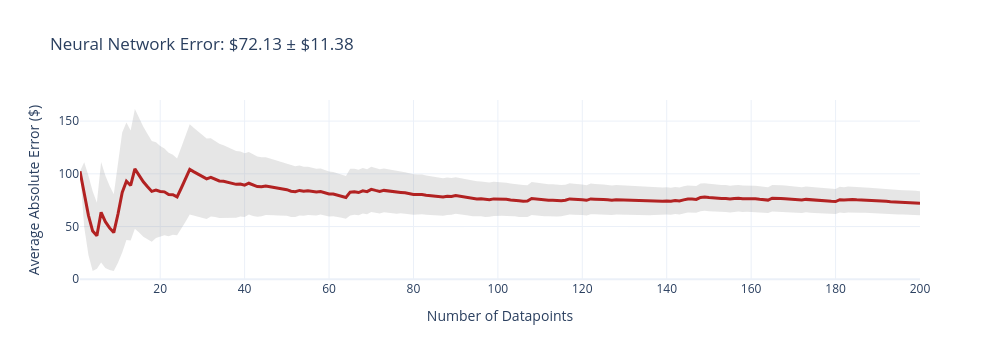
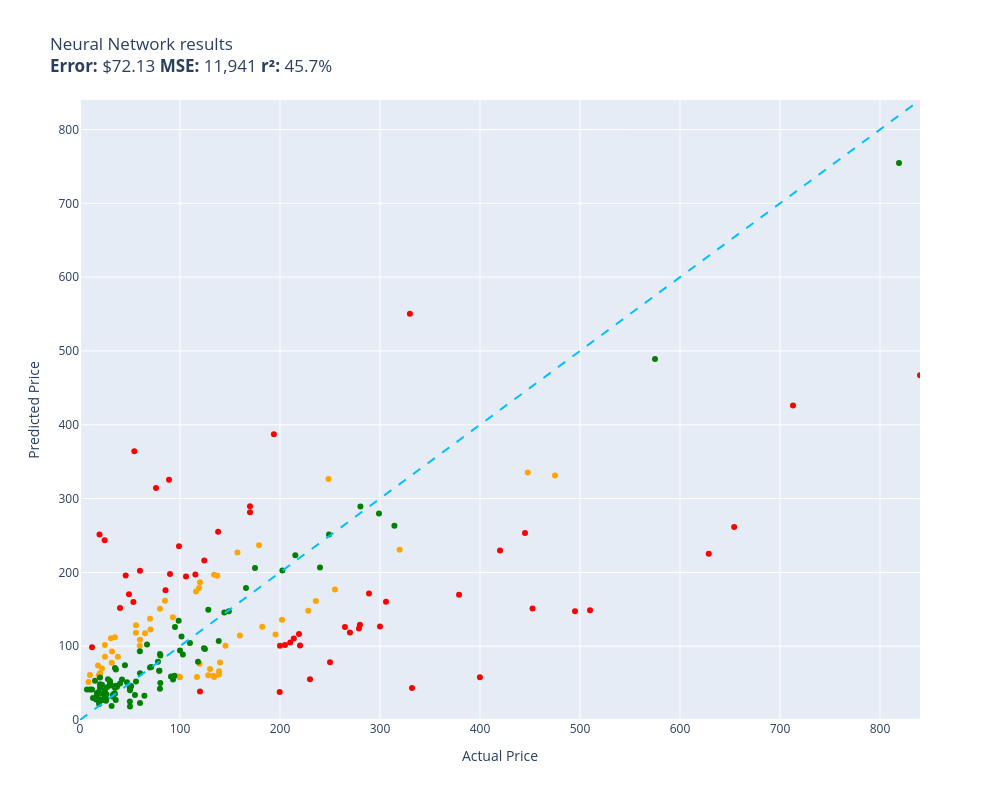

Write notebook code for charts like these, in order.
### Code cell
evaluate(neural_network, test)

### Figure 1 — Plotly figure (JSON) as saved in the notebook; plotly's stock layout.template omitted (floating-point values rounded to 4 significant figures; data arrays with more than 128 entries replaced by an {"elided": "..."} marker saying what was removed)
{"data": [{"fill": "toself", "fillcolor": "rgba(128,128,128,0.2)", "hoverinfo": "skip", "line": {"color": "rgba(255,255,255,0)"}, "name": "95% CI", "showlegend": false, "type": "scatter", "x": {"elided": "400 int values"}, "y": {"elided": "400 float values"}}, {"customdata": {"elided": "200x1 float values"}, "hovertemplate": "n=%{x}<br>Avg Error=$%{y:,.2f}<br>±95% CI=$%{customdata[0]:,.2f}<extra></extra>", "line": {"color": "firebrick", "width": 3}, "mode": "lines", "name": "Cumulative Avg Error", "type": "scatter", "x": {"elided": "200 int values"}, "y": {"elided": "200 float values"}}], "layout": {"height": 360, "showlegend": false, "title": {"text": "Neural Network Error: $72.13 ± $11.38"}, "width": 1000, "xaxis": {"title": {"text": "Number of Datapoints"}}, "yaxis": {"title": {"text": "Average Absolute Error ($)"}}}}

### Figure 2 — Plotly figure (JSON) as saved in the notebook; plotly's stock layout.template omitted (floating-point values rounded to 4 significant figures)
{"data": [{"customdata": [["Old Blood Noise Excess V2 Distortion Cho...\nGuess=$116.53 Actual=$219.00"], ["RBC12-UPC Replacement Battery Cartridge ...\nGuess=$55.11 Actual=$229.99"], ["Pump Head TBVECHI 175PSI 4KW 5.5HP 21CFM...\nGuess=$550.28 Actual=$329.90"], ["Bam France 2002XL Contoured Hightech Bla...\nGuess=$426.03 Actual=$713.00"], ["Metabo HPT 36V MultiVolt™ Cordless Rotar...\nGuess=$169.55 Actual=$379.00"], ["Innovative Percussion CB-6 Chamois Bass ...\nGuess=$364.01 Actual=$54.32"], ["APS iBoard 6-inch Aluminum (Black Powder...\nGuess=$104.93 Actual=$210.23"], ["Bam Trekking 3027SB Single Black Clarine...\nGuess=$43.20 Actual=$332.00"], ["DEWALT 20V MAX* XR Impact Driver with Bl...\nGuess=$150.96 Actual=$452.53"], ["Mini PC, Kinupute Desktop Computer E3-12...\nGuess=$147.28 Actual=$495.00"], ["Deco Mount Pro Tripod Microphone Stand w...\nGuess=$202.36 Actual=$59.95"], ["Scranton & Co 3 Drawer Mobile File Cabin...\nGuess=$197.29 Actual=$115.35"], ["Travelpro Platinum Elite Slim Business L...\nGuess=$110.36 Actual=$213.83"], ["JRready ST6313 DT Deutsch Connector Kit,...\nGuess=$37.84 Actual=$199.68"], ["Dakota Alert MURS Alert Probe Sensor - M...\nGuess=$101.01 Actual=$219.99"], ["Projector, CRAZVIEW Projector with WiFi ...\nGuess=$159.94 Actual=$53.40"], ["MC: Pindicator (Dual Intensity Amber)\nGuess=$151.70 Actual=$40.00"], ["Poison Spyder 10-08-020 Rocker Knocker\nGuess=$225.08 Actual=$628.76"], ["DIMARZIO 204284 DP 163FBK Blues Bucker G...\nGuess=$197.65 Actual=$89.99"], ["Lighted Triangle Mirror Cabinet Bathroom...\nGuess=$253.32 Actual=$445.00"], ["BESTILL Wall Mounted Shower Faucet Set, ...\nGuess=$314.47 Actual=$76.00"], ["Trail Gear Twin Stick Kit for Top Shift ...\nGuess=$129.03 Actual=$279.92"], ["Dell Optiplex 390 Desktop Computer i3 3....\nGuess=$216.05 Actual=$124.27"], ["Pidoko Kids Train Table, Grey with 90 Pc...\nGuess=$38.68 Actual=$119.97"], ["Satco S9596, 4 Count (Pack of 1), 4.18\nGuess=$98.48 Actual=$12.00"], ["Kingston Brass KS269SN Kingston Clawfoot...\nGuess=$160.35 Actual=$305.99"], ["KOHLER K-1185540-CP Assembly-Slider\nGuess=$195.71 Actual=$45.67"], ["Aeromotive 13304 Regulator, X1 Adjustabl...\nGuess=$118.39 Actual=$269.95"], ["Canon Sure Shot 90u 35mm Date Camera\nGuess=$57.85 Actual=$399.89"], ["Ibanez M510OVS Acoustic Mandolin in Vint...\nGuess=$289.64 Actual=$169.99"], ["Berta (6 Pieces) 1-1/4 inch Overlay, 90 ...\nGuess=$243.53 Actual=$24.66"], ["CradlePoint Compact Broadband Router (CB...\nGuess=$325.47 Actual=$89.00"], ["Universal Power Group 12V 100Ah Sealed L...\nGuess=$100.68 Actual=$199.99"], ["Auertech Portable Washing Machine, 14lbs...\nGuess=$235.24 Actual=$98.99"], ["ECCPP Power Steering Pump for 2009-2010 ...\nGuess=$175.93 Actual=$85.48"], ["SP Air Corporation SP-8102BU 1/4-Inch He...\nGuess=$101.50 Actual=$204.99"], ["ASUS VY279HE-W 27” 1080P Monitor - White...\nGuess=$254.90 Actual=$138.10"], ["Music Hall pa15.3 MM/MC Phono Preamplifi...\nGuess=$78.21 Actual=$250.00"], ["Lorell Bell Chair Glide, 2.5\", Black\nGuess=$251.35 Actual=$19.50"], ["4 Inches Rolled Muffler Tip Catback Exha...\nGuess=$387.30 Actual=$193.88"], ["Competition Clutch Disc and Pressure Pla...\nGuess=$148.69 Actual=$510.00"], ["APS iBoard (304 Stainless Steel Polished...\nGuess=$126.13 Actual=$264.95"], ["KUNFINE Android Radio CarPlay & Android ...\nGuess=$194.42 Actual=$106.00"], ["VIPMOTOZ Sequential Turn Signal Premium ...\nGuess=$124.07 Actual=$278.94"], ["A-Premium Front Suspension Steering Knuc...\nGuess=$170.52 Actual=$48.99"], ["Audio Techinca ATW-T1002 System 10 Handh...\nGuess=$171.25 Actual=$289.00"], ["Dell XPS 13 9343-2727SLV 13.3\" Full HD S...\nGuess=$466.99 Actual=$839.99"], ["Pacific Drums PDCM1618TTRB 16 x 18 Inche...\nGuess=$229.69 Actual=$419.99"], ["Empava 24\" Single Wall Ovens 10 Cooking ...\nGuess=$261.46 Actual=$654.14"], ["HP Laserjet 2100 Laser Printer W/Test Pr...\nGuess=$126.51 Actual=$299.98"], ["Xiaomi Redmi 10 2022 NFC 4G LTE (128GB +...\nGuess=$281.53 Actual=$169.99"]], "hovertemplate": "%{customdata[0]}<extra></extra>", "legendgroup": "red", "marker": {"color": "red", "size": 6, "symbol": "circle"}, "mode": "markers", "name": "red", "orientation": "v", "showlegend": true, "type": "scatter", "x": [219.0, 230.0, 329.9, 713.0, 379.0, 54.32, 210.2, 332.0, 452.5, 495.0, 59.95, 115.3, 213.8, 199.7, 220.0, 53.4, 40.0, 628.8, 89.99, 445.0, 76.0, 279.9, 124.3, 120.0, 12.0, 306.0, 45.67, 269.9, 399.9, 170.0, 24.66, 89.0, 200.0, 98.99, 85.48, 205.0, 138.1, 250.0, 19.5, 193.9, 510.0, 264.9, 106.0, 278.9, 48.99, 289.0, 840.0, 420.0, 654.1, 300.0, 170.0], "xaxis": "x", "y": [116.5, 55.11, 550.3, 426.0, 169.6, 364.0, 104.9, 43.2, 151.0, 147.3, 202.4, 197.3, 110.4, 37.84, 101.0, 159.9, 151.7, 225.1, 197.6, 253.3, 314.5, 129.0, 216.1, 38.68, 98.48, 160.3, 195.7, 118.4, 57.85, 289.6, 243.5, 325.5, 100.7, 235.2, 175.9, 101.5, 254.9, 78.21, 251.4, 387.3, 148.7, 126.1, 194.4, 124.1, 170.5, 171.2, 467.0, 229.7, 261.5, 126.5, 281.5], "yaxis": "y"}, {"customdata": [["telpo Headlight Assembly Fit For 15 Camr...\nGuess=$174.11 Actual=$115.99"], ["46mm Digital Pro High-Resolution Close-U...\nGuess=$60.66 Actual=$19.99"], ["PEMP E65 E66 CDC Simulate Optical Fiber ...\nGuess=$178.81 Actual=$119.00"], ["Intermatic PX300 12V 300W Transformer wi...\nGuess=$58.31 Actual=$134.00"], ["HK SYSTEMS 13\" Heavy Duty Black \"Push\" O...\nGuess=$161.43 Actual=$84.95"], ["GanFindX Portable Car Hand Controls for ...\nGuess=$114.61 Actual=$159.90"], ["Evergreen HSHB2005 Cylinder Head Gasket ...\nGuess=$100.63 Actual=$59.69"], ["Task T24287 Roman Ogee Router Bit with 1...\nGuess=$118.38 Actual=$55.88"], ["Southwire 120V/15A Right Angle User Atta...\nGuess=$85.83 Actual=$37.87"], ["Tidal Front + Rear Fender Flares 4PC Poc...\nGuess=$176.76 Actual=$254.99"], ["DALDED LED Light Kit for Lego Sonic Gree...\nGuess=$85.66 Actual=$24.99"], ["152MM Hole Saws M42 Bi-Metal High Speed ...\nGuess=$73.81 Actual=$17.99"], ["Baseball Backpacks Large 18 Inch Bookbag...\nGuess=$77.54 Actual=$31.77"], ["Wenger City Upgrade Laptop Backpack with...\nGuess=$100.63 Actual=$145.42"], ["AUTOFREE LED Tail Lights Assembly Compat...\nGuess=$135.84 Actual=$201.99"], ["3D Tree Hole Branches 075 Stair Risers D...\nGuess=$69.13 Actual=$129.99"], ["KOHLER 18865-CP Filtered Water Faucet, P...\nGuess=$331.20 Actual=$475.00"], ["Fjallraven, Kanken Laptop 15\" Backpack f...\nGuess=$76.20 Actual=$119.65"], ["Diversitech WG840585 Motor, (Ddb) 1/3Hp,...\nGuess=$196.76 Actual=$134.12"], ["Sumerain S1339CM Double Handle Widesprea...\nGuess=$161.10 Actual=$235.86"], ["Engine Thermostat, Replace 19301-PAA-306...\nGuess=$60.52 Actual=$18.89"], ["IQShield Screen Protector Compatible wit...\nGuess=$60.89 Actual=$9.95"], ["Marvel Legends Series X-Men 6-Inch Archa...\nGuess=$58.87 Actual=$98.95"], ["LEGO Marvel Avengers War Machine Buster ...\nGuess=$108.80 Actual=$59.95"], ["ANZO USA 111207 GMC SIERRA 99-06 / YUKON...\nGuess=$126.40 Actual=$182.28"], ["EMART Photography C Stand with Boom Arm,...\nGuess=$186.71 Actual=$119.99"], ["KS K-STORM Replacement Silicone Mushroom...\nGuess=$51.50 Actual=$8.50"], ["Pioneer 2AM401-BN Two Handle Kitchen Fau...\nGuess=$148.03 Actual=$228.22"], ["Grey Pneumatic 1311SD Impact Socket Set\nGuess=$226.98 Actual=$157.43"], ["4LT LUMINETTE Vanity Opal GLS BSN\nGuess=$57.87 Actual=$99.99"], ["4pc Wheel Spacers Adapters 4\" (2inch Per...\nGuess=$58.33 Actual=$116.95"], ["Urth 62mm UV, Circular Polarizing (CPL),...\nGuess=$65.96 Actual=$139.00"], ["Royal Designs, Inc. Decorative Abundant ...\nGuess=$101.60 Actual=$24.95"], ["Wilkinson LOW GAUSS Vintage Tone Strat S...\nGuess=$110.79 Actual=$30.93"], ["MXR Carbon Copy Deluxe Analog Delay Guit...\nGuess=$115.91 Actual=$195.50"], ["Chalkboard Name Badges with Magnetic Bac...\nGuess=$63.19 Actual=$19.95"], ["Linkloos Solar Street Lights Outdoor Wat...\nGuess=$128.31 Actual=$55.99"], ["Pyle Wireless Rear View Backup Camera - ...\nGuess=$122.56 Actual=$70.45"], ["18 Inch White Undermount Kitchen Sink - ...\nGuess=$236.61 Actual=$179.00"], ["New Replacement seat cover fits Yamaha M...\nGuess=$61.71 Actual=$138.95"], ["Evan Fischer Radiator Cooling Fan Assemb...\nGuess=$195.59 Actual=$137.34"], ["UPR Mach 1 Chin Spoiler Fits 94-98 Musta...\nGuess=$117.69 Actual=$64.99"], ["Skullcandy Hesh Evo Bluetooth Headphones...\nGuess=$137.18 Actual=$69.99"], ["ROHL WSGUM3018WH Wire Sink Grids, White\nGuess=$60.56 Actual=$128.28"], ["CTLAMP XL-2100 Professional Quality XL-2...\nGuess=$92.70 Actual=$32.00"], ["StonKraft Brass Chess Board Game Set wit...\nGuess=$77.95 Actual=$140.00"], ["Venom Power Terra Hunter R/T+ R/T All-Te...\nGuess=$230.79 Actual=$319.65"], ["Steering Wheel, Carbon Fiber Automotive ...\nGuess=$335.38 Actual=$447.74"], ["Blanco 230966 Valea Stainless Steel Sink...\nGuess=$139.28 Actual=$92.88"], ["PowerSport Front Rear Brakes and Rotors ...\nGuess=$326.39 Actual=$248.51"], ["VTech Strum and Jam Kidi Musical Guitar ...\nGuess=$69.94 Actual=$21.99"], ["Targus CityGear Durable Backpack, Black,...\nGuess=$60.00 Actual=$133.43"], ["Jada Toys Ryan's World Combo Panda Airli...\nGuess=$112.05 Actual=$34.94"], ["MonMount Triple Monitor Stand Freestandi...\nGuess=$150.63 Actual=$79.99"]], "hovertemplate": "%{customdata[0]}<extra></extra>", "legendgroup": "orange", "marker": {"color": "orange", "size": 6, "symbol": "circle"}, "mode": "markers", "name": "orange", "orientation": "v", "showlegend": true, "type": "scatter", "x": [116.0, 19.99, 119.0, 134.0, 84.95, 159.9, 59.69, 55.88, 37.87, 255.0, 24.99, 17.99, 31.77, 145.4, 202.0, 130.0, 475.0, 119.7, 134.1, 235.9, 18.89, 9.95, 98.95, 59.95, 182.3, 120.0, 8.5, 228.2, 157.4, 99.99, 117.0, 139.0, 24.95, 30.93, 195.5, 19.95, 55.99, 70.45, 179.0, 138.9, 137.3, 64.99, 69.99, 128.3, 32.0, 140.0, 319.6, 447.7, 92.88, 248.5, 21.99, 133.4, 34.94, 79.99], "xaxis": "x", "y": [174.1, 60.66, 178.8, 58.31, 161.4, 114.6, 100.6, 118.4, 85.83, 176.8, 85.66, 73.81, 77.54, 100.6, 135.8, 69.13, 331.2, 76.2, 196.8, 161.1, 60.52, 60.89, 58.87, 108.8, 126.4, 186.7, 51.5, 148.0, 227.0, 57.87, 58.33, 65.96, 101.6, 110.8, 115.9, 63.19, 128.3, 122.6, 236.6, 61.71, 195.6, 117.7, 137.2, 60.56, 92.7, 77.95, 230.8, 335.4, 139.3, 326.4, 69.94, 60.0, 112.1, 150.6], "yaxis": "y"}, {"customdata": [["NewPower99 Battery Kit for Samsung Galax...\nGuess=$33.74 Actual=$54.95"], ["EXMAX NG-10X Fresnel Lens Focusing Adapt...\nGuess=$70.98 Actual=$69.98"], ["Stand for Raven Pro Document Scanner - P...\nGuess=$52.92 Actual=$29.85"], ["SuppliesOutlet Compatible Toner Cartridg...\nGuess=$145.55 Actual=$144.29"], ["ACDelco GM Original Equipment FW339 Fron...\nGuess=$223.10 Actual=$215.33"], ["8544771 Dryer Heating Element, 279816 Th...\nGuess=$26.95 Actual=$35.74"], ["Panasonic KX-TG6511B DECT 6.0 PLUS Expan...\nGuess=$66.70 Actual=$79.20"], ["LOVE MEI Galaxy S10 Lite Case, Military ...\nGuess=$34.26 Actual=$32.98"], ["GJY Portable TV,10.6 inch Mini TV for AT...\nGuess=$66.86 Actual=$79.36"], ["LD Products Compatible Toner Cartridge R...\nGuess=$42.01 Actual=$49.98"], ["CORSAIR Dominator Platinum RGB 32GB (2x1...\nGuess=$97.22 Actual=$124.00"], ["SKB iSeries 3i-13096-6KP Case for BlackM...\nGuess=$205.88 Actual=$174.99"], ["June Garden 12\" Sweet Dolly Charlotte - ...\nGuess=$57.66 Actual=$19.99"], ["Aolemi Oil Rubbed Bronze Single Function...\nGuess=$134.39 Actual=$98.65"], ["Clementoni 39132.5 Jigsaw Puzzle 1,000 P...\nGuess=$42.24 Actual=$79.95"], ["10GBase-LR SFP+ Transceiver, Handar 10GB...\nGuess=$48.43 Actual=$19.99"], ["KOMPUTERBAY 4GB 2X 2GB DDR2 1066MHz PC2-...\nGuess=$49.97 Actual=$80.34"], ["Canon EOS Rebel T7 Digital SLR Camera wi...\nGuess=$754.66 Actual=$819.00"], ["15\" Locking Shower Head Extension Arm in...\nGuess=$89.45 Actual=$79.95"], ["Mylites+ Standard Comic Book Mylar Sleev...\nGuess=$70.58 Actual=$34.99"], ["Adams Check Payment and Deposit Register...\nGuess=$46.27 Actual=$35.49"], ["Retevis RT68 Soft Earhook Walkie Talkie ...\nGuess=$41.35 Actual=$6.99"], ["Evan-Fischer Front Bumper Cover Compatib...\nGuess=$202.53 Actual=$202.38"], ["Laisomeke Waterproof Junction Box, Unive...\nGuess=$41.35 Actual=$11.99"], ["Webcem Solar Shed Light Outdoor Indoor, ...\nGuess=$78.88 Actual=$77.96"], ["Festool 492370 Platin 2 S1000 Grit 6-Inc...\nGuess=$58.98 Actual=$91.00"], ["Western Digital Enterprise RE4-GP 2TB SA...\nGuess=$104.32 Actual=$109.95"], ["VLAND LED Smoked Taillights Compatible F...\nGuess=$206.46 Actual=$239.99"], ["PM Auto Front Right Quick Complete Strut...\nGuess=$96.36 Actual=$124.94"], ["Tablet PC Cover Compatible with Lenovo T...\nGuess=$19.09 Actual=$31.61"], ["Miyaya@ Funny Animal Masks Collection fo...\nGuess=$36.63 Actual=$16.99"], ["Ultra Duster Canned Air Net 10 Oz 6-Pack\nGuess=$24.94 Actual=$49.90"], ["Beck/Arnley 0421945 Air Filter\nGuess=$68.46 Actual=$35.87"], ["Liberty Imports 12 Pack: US Military Toy...\nGuess=$34.06 Actual=$16.98"], ["Neporal Full Spectrum Light Bulb, 6000K ...\nGuess=$37.95 Actual=$18.59"], ["Ceramic Talavera Mexican Tile 4x4\", 9 Pi...\nGuess=$51.34 Actual=$29.95"], ["Intrepid International Dressage Letters-...\nGuess=$44.36 Actual=$26.99"], ["KUNN Small Electrician Tool Pouch Utilit...\nGuess=$35.85 Actual=$21.99"], ["Trim Kit for 2-handle Shower & Tub Valve...\nGuess=$126.15 Actual=$94.99"], ["iPhone 12/12 Pro Nicaragua Guardabarranc...\nGuess=$27.99 Actual=$19.97"], ["Replacement Remote Control for PANASONIC...\nGuess=$35.73 Actual=$34.95"], ["LSSAGOON Backpack for Women Teen Kids Gi...\nGuess=$35.56 Actual=$33.99"], ["Walker Exhaust Ultra EPA 16478 Direct Fi...\nGuess=$489.24 Actual=$574.99"], ["GE RPWF SmartWater Comparable Refrigerat...\nGuess=$44.96 Actual=$36.99"], ["MGP Caliper Covers 39011SACURD Red Powde...\nGuess=$251.22 Actual=$249.00"], ["LSI Broadcom SAS 9300-8i 8-port 12Gb/s S...\nGuess=$78.80 Actual=$118.00"], ["NewFantasia Replacement Audio Cable with...\nGuess=$46.71 Actual=$31.00"], ["Mikrotik RB3011UIAS-RM RouterBOARD 10xGi...\nGuess=$279.94 Actual=$299.00"], ["MONOCARBON Forged Carbon Fiber Case for ...\nGuess=$23.07 Actual=$59.99"], ["AC Compressor & A/C Kit For BMW 335i 335...\nGuess=$263.26 Actual=$314.41"], ["DuraGo 29515020 Front Hub Assembly\nGuess=$149.23 Actual=$128.34"], ["GENUINE VOLVO THERMOSTAT (3.0, 3.2) S60 ...\nGuess=$88.61 Actual=$102.85"], ["USB Charger, CIVIE High Speed 60W Multip...\nGuess=$27.86 Actual=$15.99"], ["Cardone 84-58642 New HEI Electronic Dist...\nGuess=$178.79 Actual=$165.99"], ["Hp Pavilion P7-1257c Motherboard Aahd3-h...\nGuess=$93.28 Actual=$59.86"], ["Kastar Battery Pack Replacement for Sony...\nGuess=$43.86 Actual=$19.99"], ["Amana Tool - SC587 Carbide Tipped 3-Wing...\nGuess=$71.72 Actual=$71.23"], ["AZX Stylus Pencil for Apple iPad Pro 202...\nGuess=$49.10 Actual=$29.99"], ["Raspberry Pi 3 Model B+ Aluminum Case Me...\nGuess=$53.25 Actual=$14.99"], ["LCD Screen for Dell Inspiron 17R 17.3\" H...\nGuess=$32.96 Actual=$64.37"], ["Diversitech UC2436-3 Ultralite Condenser...\nGuess=$87.49 Actual=$80.39"], ["200 ' feet True 14 Gauge AWG CCA Speaker...\nGuess=$74.14 Actual=$44.95"], ["200 Couples Conversation Cards - Enjoy B...\nGuess=$31.61 Actual=$32.97"], ["The Puppet Company - Carpet-Unicorn, Whi...\nGuess=$24.59 Actual=$19.00"], ["KYX Racing Hardened Steel Center Drive S...\nGuess=$51.22 Actual=$46.99"], ["Baumgartens Sicurix Blank PVC ID Cards (...\nGuess=$21.72 Actual=$19.11"], ["OEM Samsung Remote Control Shipped with ...\nGuess=$52.12 Actual=$56.00"], ["Custom Engagement Logo Desk Embosser Sea...\nGuess=$44.77 Actual=$49.95"], ["520 Pieces Christmas Envelope Seal Stick...\nGuess=$26.04 Actual=$25.99"], ["LD Compatible Ink Cartridge Replacement ...\nGuess=$54.95 Actual=$41.99"], ["BestPricedDecals Wine A BIT, You'll Feel...\nGuess=$29.89 Actual=$12.98"], ["VATOS 4 Packs Bubble Machine Gun for Kid...\nGuess=$27.31 Actual=$22.88"], ["BXYJY for Samsung Galaxy Z Fold 3 Case w...\nGuess=$18.29 Actual=$49.99"], ["VONADO Space Wars Colonial Viper MK1 Bui...\nGuess=$49.48 Actual=$39.99"], ["Replacement Remote Control fit for Sony ...\nGuess=$41.32 Actual=$9.99"], ["Disney Princess Sparkling Princess Sleep...\nGuess=$40.60 Actual=$24.95"], ["sabermaster TCG Playmat yugioh playmat T...\nGuess=$47.82 Actual=$21.99"], ["Star Wars Die-Cast Metal TITANIUM Series...\nGuess=$27.02 Actual=$22.70"], ["DuraGo BR5330 Front Vented Disc Brake Ro...\nGuess=$113.03 Actual=$101.51"], ["Vinyl Soft Top Roll-up Adjustable Truck ...\nGuess=$147.27 Actual=$148.88"], ["Glovion Music Stand Light, Clip On Piano...\nGuess=$55.29 Actual=$27.99"], ["Samsung DA97-07603B Freezer Ice Maker As...\nGuess=$54.82 Actual=$93.02"], ["Intex River Run Connect Lounge (Four)\nGuess=$59.88 Actual=$94.49"], ["Think Gizmos Build Your Own Robot Toys f...\nGuess=$32.98 Actual=$24.95"], ["Viola Bow 4/4 Full Size Carbon Fiber (Bl...\nGuess=$40.33 Actual=$49.99"], ["KZ ZS10 Pro in Ear Monitor Headphone KZ ...\nGuess=$102.25 Actual=$66.99"], ["Fender Hendrix Voodoo Child Coiled Instr...\nGuess=$63.50 Actual=$59.99"], ["W11130208 W10695459 Refrigerator LED Mod...\nGuess=$35.05 Actual=$26.59"], ["Pyle 2x120 Watt Home Audio Speaker Power...\nGuess=$45.32 Actual=$50.92"], ["STICKGOO Peel and Stick Backsplash for K...\nGuess=$43.50 Actual=$34.99"], ["Garmin 010-12402-10 GT15M-TM Transom-Mou...\nGuess=$107.11 Actual=$138.74"], ["Fitness Center Gym Room Weight Train Dua...\nGuess=$94.19 Actual=$99.99"], ["For Volvo C70 S70 V70 V40 S40 AC Compres...\nGuess=$289.35 Actual=$280.41"], ["Refresh NSF-53 Premium Replacement Refri...\nGuess=$46.12 Actual=$50.99"], ["NICKSTON Red Sparkling Glitter Slim Band...\nGuess=$28.79 Actual=$25.99"]], "hovertemplate": "%{customdata[0]}<extra></extra>", "legendgroup": "green", "marker": {"color": "green", "size": 6, "symbol": "circle"}, "mode": "markers", "name": "green", "orientation": "v", "showlegend": true, "type": "scatter", "x": [54.95, 69.98, 29.85, 144.3, 215.3, 35.74, 79.2, 32.98, 79.36, 49.98, 124.0, 175.0, 19.99, 98.65, 79.95, 19.99, 80.34, 819.0, 79.95, 34.99, 35.49, 6.99, 202.4, 11.99, 77.96, 91.0, 110.0, 240.0, 124.9, 31.61, 16.99, 49.9, 35.87, 16.98, 18.59, 29.95, 26.99, 21.99, 94.99, 19.97, 34.95, 33.99, 575.0, 36.99, 249.0, 118.0, 31.0, 299.0, 59.99, 314.4, 128.3, 102.8, 15.99, 166.0, 59.86, 19.99, 71.23, 29.99, 14.99, 64.37, 80.39, 44.95, 32.97, 19.0, 46.99, 19.11, 56.0, 49.95, 25.99, 41.99, 12.98, 22.88, 49.99, 39.99, 9.99, 24.95, 21.99, 22.7, 101.5, 148.9, 27.99, 93.02, 94.49, 24.95, 49.99, 66.99, 59.99, 26.59, 50.92, 34.99, 138.7, 99.99, 280.4, 50.99, 25.99], "xaxis": "x", "y": [33.74, 70.98, 52.92, 145.6, 223.1, 26.95, 66.7, 34.26, 66.86, 42.01, 97.22, 205.9, 57.66, 134.4, 42.24, 48.43, 49.97, 754.7, 89.45, 70.58, 46.27, 41.35, 202.5, 41.35, 78.88, 58.98, 104.3, 206.5, 96.36, 19.09, 36.63, 24.94, 68.46, 34.06, 37.95, 51.34, 44.36, 35.85, 126.2, 27.99, 35.73, 35.56, 489.2, 44.96, 251.2, 78.8, 46.71, 279.9, 23.07, 263.3, 149.2, 88.61, 27.86, 178.8, 93.28, 43.86, 71.72, 49.1, 53.25, 32.96, 87.49, 74.14, 31.61, 24.59, 51.22, 21.72, 52.12, 44.77, 26.04, 54.95, 29.89, 27.31, 18.29, 49.48, 41.32, 40.6, 47.82, 27.02, 113.0, 147.3, 55.29, 54.82, 59.88, 32.98, 40.33, 102.2, 63.5, 35.05, 45.32, 43.5, 107.1, 94.19, 289.4, 46.12, 28.79], "yaxis": "y"}, {"hoverinfo": "skip", "line": {"color": "deepskyblue", "dash": "dash", "width": 2}, "mode": "lines", "name": "y = x", "showlegend": false, "type": "scatter", "x": [0, 840.0], "y": [0, 840.0]}], "layout": {"height": 800, "legend": {"title": {"text": "color"}, "tracegroupgap": 0}, "showlegend": false, "title": {"text": "Neural Network results<br><b>Error:</b> $72.13 <b>MSE:</b> 11,941 <b>r²:</b> 45.7%"}, "width": 1000, "xaxis": {"anchor": "y", "domain": [0, 1], "range": [0, 840.0], "title": {"text": "Actual Price"}}, "yaxis": {"anchor": "x", "domain": [0, 1], "range": [0, 840.0], "title": {"text": "Predicted Price"}}}}
